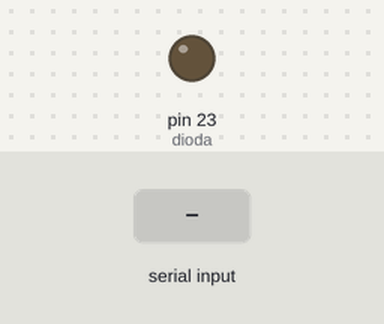
A sketch run on a simulated Arduino Mega 2560, built with avr-gcc and run on an emulated ATmega2560. On the bench: output pins drawn as LEDs (lit = HIGH). The test bench sets the inputs (shaded band).

Above: at 1.2 s.
1.3 s: "LEDON" received over the second serial link
At 1.6 s:
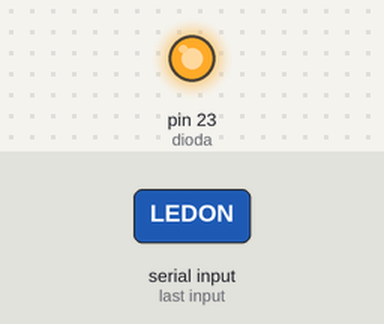
Timing chart, 0 to 7.8 s (numbered marks = the images above; inputs shaded):
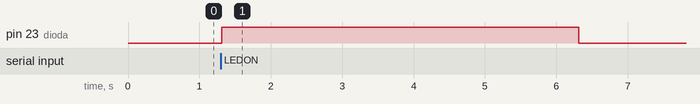

The sketch:

BT_dioda.ino
```cpp
int data;
int dioda=23;

String odczyt;
char znak;

void setup()
{
 pinMode(dioda,OUTPUT);
 Serial1.begin(9600);
}

void loop()
{
  while(Serial1.available())
  {
  delay(3);
  znak=Serial1.read();
  odczyt+=znak;
  }
  if(odczyt.length()>0)
  {
    Serial1.print(odczyt);
  }

  if(odczyt=="LEDON")
  {
    digitalWrite(dioda,HIGH);
    delay(5000);
  }
  else
  {
    digitalWrite(dioda,LOW);
  }
   odczyt="";
}
```

Measured:
- after the input at 1.3 s, pin 23 (dioda): LOW → HIGH at once, → LOW 5.0 s later
